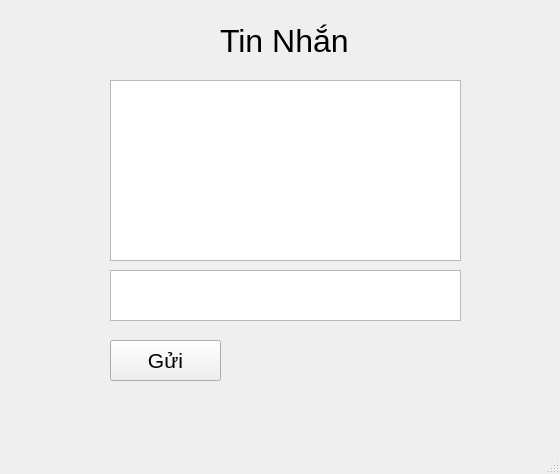
<?xml version="1.0" encoding="UTF-8"?>
<ui version="4.0">
 <class>MainWindow</class>
 <widget class="QMainWindow" name="MainWindow">
  <property name="geometry">
   <rect>
    <x>0</x>
    <y>0</y>
    <width>560</width>
    <height>474</height>
   </rect>
  </property>
  <property name="windowTitle">
   <string>MainWindow</string>
  </property>
  <widget class="QWidget" name="centralwidget">
   <widget class="QTextEdit" name="txtGui">
    <property name="geometry">
     <rect>
      <x>110</x>
      <y>270</y>
      <width>351</width>
      <height>51</height>
     </rect>
    </property>
   </widget>
   <widget class="QTextEdit" name="txtNhan">
    <property name="geometry">
     <rect>
      <x>110</x>
      <y>80</y>
      <width>351</width>
      <height>181</height>
     </rect>
    </property>
   </widget>
   <widget class="QPushButton" name="btnGui">
    <property name="geometry">
     <rect>
      <x>110</x>
      <y>340</y>
      <width>111</width>
      <height>41</height>
     </rect>
    </property>
    <property name="font">
     <font>
      <pointsize>16</pointsize>
     </font>
    </property>
    <property name="text">
     <string>Gửi</string>
    </property>
   </widget>
   <widget class="QLabel" name="BOXCHAT">
    <property name="geometry">
     <rect>
      <x>220</x>
      <y>20</y>
      <width>131</width>
      <height>41</height>
     </rect>
    </property>
    <property name="font">
     <font>
      <pointsize>24</pointsize>
     </font>
    </property>
    <property name="text">
     <string>Tin Nhắn</string>
    </property>
   </widget>
  </widget>
  <widget class="QMenuBar" name="menubar">
   <property name="geometry">
    <rect>
     <x>0</x>
     <y>0</y>
     <width>560</width>
     <height>21</height>
    </rect>
   </property>
  </widget>
  <widget class="QStatusBar" name="statusbar"/>
 </widget>
 <resources/>
 <connections/>
</ui>
